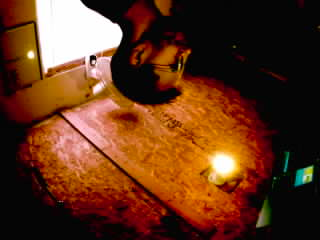
#> input picture tests/fixtures/vision-bench-2026-09-16/baseline_still/000.jpg, 320 x 240 px, given in place of 010.jpg, which was not available
$ python make_grey_pairs.py
#> lines starting #> are read from the running program, lines starting #| are printed output that depends on the picture; long printed decimals are rounded; pictures that were not available may be replaced by others from this repository, and a replacement may not be noted
### scripts/vision/classify.py
#!/usr/bin/env python3
"""Three-way frame classifier, and the regression check for its thresholds.

    python scripts/vision/classify.py              # report
    python scripts/vision/classify.py --check      # exit 1 if the numbers moved
    python scripts/vision/classify.py --scores     # per-pair scores, for the Rust port

Runs against `tests/fixtures/vision-bench-2026-09-16/`, 148 frames captured from
node `obc-esp32-s3-4b95f8` (LILYGO T-CameraPlus-S3 V1.1, OV5640) on 2026-09-16.

# Why this exists

The plan was a frame-difference score, and the obvious one does not work. Three
things in the same room produce a large whole-frame delta and only one of them
is a detection:

  * a lamp switching on  -- every pixel changes, nothing moved
  * the camera nudged    -- every pixel changes, the world is identical
  * a person walking in  -- the real event

A naive `mean|f - prev|` scores all three alike, and on this bench the first two
are the common case. A detector tuned without them reports a night of activity
that was one light switch -- the same alarm-fatigue failure the mesh escalations
already hit, arriving in the vision tier.

# What was measured, and what was refuted

Two illumination-normalising scores were proposed on physics and BOTH lost:

  norm   subtract each frame's mean      raw p50 7.65 -> norm p50 7.99. No help.
                                         Mean-subtraction cancels a uniform
                                         ADDITIVE shift; a lamp is a
                                         multiplicative gain landing unevenly,
                                         so there was nothing to cancel.
  gain   divide by each frame's mean     WORSE than doing nothing: 2.4x the
                                         quiet floor vs raw's 2.1x, and its
                                         fraction variant 3.6x. It amplified
                                         the thing it was meant to remove.

The winner was not proposed in advance: `frac` (how MANY pixels changed) for
presence, and `edge` (did STRUCTURE change) for what changed. Localisation and
structure, not brightness arithmetic.

# The floor

Baseline, 28 deltas of an empty bench, after discarding frame 000:

    raw   mean  2.62  p95  3.66  max  4.61
    edge  mean  2.49  p95  3.08  max  3.40
    frac  mean 0.041  p95 0.068  max 0.083

Frame 000 is discarded on purpose and it is a finding, not tidying: it read
brightness 62.9 against a steady 108.7-111.0, `raw` 80.6, 87% of pixels changed.
That is auto-exposure converging after the port-open reset. A detector armed at
boot calls it a major event every single boot, so the node must withhold
judgement until brightness settles and SAY it is warming up.

# Peaks, per labelled set

                     raw    frac    edge
    baseline         4.6   0.083     3.4
    light_change    14.7   0.309     3.3    <- edge at the floor: suppressed
    person          66.3   0.943     7.7
    camera_nudge   101.4   0.966    13.1

`frac` cannot separate person from nudge (0.943 vs 0.966). `edge` can, because a
lighting change leaves structure alone while a nudge moves every edge at once.

# Honest limits

148 frames, one bench, one afternoon, one lighting setup, one sensor. This is a
FIXTURE, not a validation. The thresholds below are measured, which beats tuned,
and they are still three numbers chosen to fit four recordings.

Known misclassifications, kept in the expected counts rather than smoothed away:

  * 3 `person` frames land in `light` (edge 4.02-4.19, just under the boundary).
    Under-reporting.
  * 2 `camera_nudge` frames land in `motion` at deltas 0 and 2 -- BEFORE the
    nudge at delta 3. Almost certainly a hand entering frame to reach the
    camera, in which case they are true motion and the SET LABEL is what is
    wrong. Not provable from these numbers, so it is recorded as an open
    question rather than excused.
  * `camera_nudge/024.jpg` scores edge 4.199912 against EDGE_LIGHT = 4.20:
    0.00009 inside `light`. Decoded by zune-jpeg instead of Pillow's libjpeg
    it scores 4.200503 and lands in `motion`. One of the counts above
    therefore depends on the JPEG library at the fourth decimal (found
    2026-10-13 porting this to Rust). The threshold sits in the noise of the
    decoder for at least one recorded frame; a node classifying sensor
    greyscale will have its own noise, which is one more reason its
    thresholds need their own measurement.

# The Rust port

`crates/obc-vision/src/motion.rs`, held to this fixture in CI by
`crates/obc-vision/tests/motion_fixture.rs`. Because of the decoder point
above, CI does not compare counts after decoding: `--scores` writes this
script's per-pair scores to `scores.txt` in the fixture, the Rust rule must
reproduce EXPECTED from those exactly, and Rust's own decode-and-score must
land within a small tolerance of them. Regenerate `scores.txt` only with an
explanation, as for EXPECTED.
"""

import os
import sys

import numpy as np
from PIL import Image

HERE = os.path.dirname(os.path.abspath(__file__))
ROOT = os.environ.get(
    "OBC_VISION_FIXTURE",
    os.path.join(HERE, "..", "..", "tests", "fixtures", "vision-bench-2026-09-16"),
)

# Thresholds, from the measured distributions above.
FRAC_HI = 0.35      # above light_change's max (0.309), well under person's p50 (0.652)
EDGE_LIGHT = 4.20   # above baseline max (3.40) and light_change max (3.28)
EDGE_NUDGE = 9.00   # between person max (7.66) and camera_nudge max (13.11)
PIXEL_EPS = 12.0    # grey levels

# What the fixture produced when the thresholds were set. A change here is a
# real change in behaviour and wants an explanation, not an update.
EXPECTED = {
    "baseline_still": {"quiet": 28, "light": 0, "motion": 0, "nudge": 0},
    "light_change": {"quiet": 38, "light": 0, "motion": 0, "nudge": 0},
    "person": {"quiet": 15, "light": 3, "motion": 20, "nudge": 0},
    "camera_nudge": {"quiet": 26, "light": 2, "motion": 2, "nudge": 8},
}
CLASSES = ["quiet", "light", "motion", "nudge"]


def load(path):
    with Image.open(path) as im:
        return np.asarray(im.convert("L"), dtype=np.float32)


def grad(a):
    gy = np.zeros_like(a)
    gx = np.zeros_like(a)
    gy[1:-1, :] = a[2:, :] - a[:-2, :]
    gx[:, 1:-1] = a[:, 2:] - a[:, :-2]
    return np.hypot(gx, gy)


def classify(prev, cur):
    """(class, frac, edge) for one frame pair. The whole rule is these 6 lines."""
    frac = float((np.abs(cur - prev) > PIXEL_EPS).mean())
    edge = float(np.abs(grad(cur) - grad(prev)).mean())
    if frac <= FRAC_HI:
        return "quiet", frac, edge
    if edge <= EDGE_LIGHT:
        return "light", frac, edge
    if edge >= EDGE_NUDGE:
        return "nudge", frac, edge
    return "motion", frac, edge


# [60 lines left out: functions counts_for, scores, main, not called in this run]


# [2 lines that do not run on import are left out]

### scripts/vision/make_grey_pairs.py
#!/usr/bin/env python3
"""Freeze a few real frame pairs as raw grey, with the reference scores.

    python scripts/vision/make_grey_pairs.py

Writes `tests/fixtures/vision-grey-pairs-2026-09-17/`:
    <label>_prev.gray, <label>_cur.gray   -- 8-bit grey, WIDTHxHEIGHT, row-major
    expected.json                          -- what classify.py scores them

# Why this exists

`firmware/obc-esp32-s3/src/detector_math.rs` is a second implementation of
`classify.py`. Two copies of one rule is the exact shape that let `camera.rs`
contradict its own `Cargo.toml` for weeks, unnoticed because nothing compared
them. `tests/firmware_detector_math.rs` compares them, and it needs pixels the
Rust side can read without a JPEG decoder.

# Why crops, and what that costs

These are 160x120 centre crops, not the full 320x240 frames. Eight full frames
would be 614 KB of incompressible-ish raw in the tree to answer a question that
does not need them: the test asks **do the two implementations agree on the same
pixels**, not **are the thresholds right**. The thresholds are the 148-frame
fixture's job.

So the numbers in `expected.json` are NOT the headline numbers in
`docs/VISION-DETECTOR-2026-09.md` -- different pixel count, different borders,
different crop of the scene. They are whatever the reference says about these
exact buffers, which is all the comparison requires. The labels are carried
through only to show the pairs span the interesting cases.
"""

import json
import os
import sys

import numpy as np
from PIL import Image

HERE = os.path.dirname(os.path.abspath(__file__))
REPO = os.path.abspath(os.path.join(HERE, "..", ".."))
SRC = os.path.join(REPO, "tests", "fixtures", "vision-bench-2026-09-16")
OUT = os.path.join(REPO, "tests", "fixtures", "vision-grey-pairs-2026-09-17")

sys.path.insert(0, HERE)
from classify import PIXEL_EPS, classify  # noqa: E402  (the reference itself)

CROP_W, CROP_H = 160, 120

# One pair per labelled set. The indices are the deltas that the 2026-09-16
# analysis found interesting: the peak frame of each set, and a quiet pair from
# the empty bench.
PAIRS = [
    ("baseline_still", 10, 11),
    ("light_change", 18, 19),
    ("person", 20, 21),
    ("camera_nudge", 3, 4),
]


def load_crop(label, index):
    path = os.path.join(SRC, label, f"{index:03d}.jpg")
    with Image.open(path) as im:
        a = np.asarray(im.convert("L"), dtype=np.uint8)
    h, w = a.shape
    y0 = (h - CROP_H) // 2
    x0 = (w - CROP_W) // 2
    return np.ascontiguousarray(a[y0:y0 + CROP_H, x0:x0 + CROP_W])


def main():
    if not os.path.isdir(SRC):
        print(f"source fixture not found: {SRC}")
        return 2
    os.makedirs(OUT, exist_ok=True)

    rows = []
    for label, i_prev, i_cur in PAIRS:
        prev = load_crop(label, i_prev)
#> in load_crop, im is the input picture: PIL image 320x240 RGB; mean R, G, B 96.8, 52.5, 27.6
#> in load_crop, `a = np.asarray(im.convert("L"), dtype=np.uint8)`:
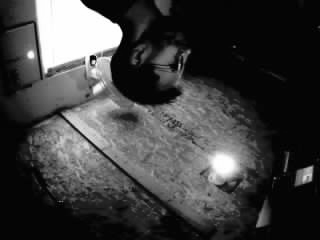
#> a: shape (240, 320); min 0, max 255, mean 62.9
        cur = load_crop(label, i_cur)
#> call 2 of load_crop, with label = 'baseline_still', index = 11
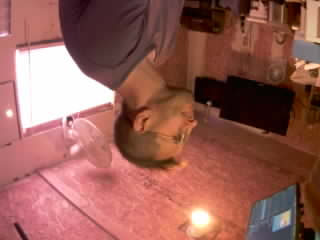
#> input picture tests/fixtures/vision-bench-2026-09-16/baseline_still/001.jpg, 320 x 240 px, given in place of 011.jpg, which was not available
#> in load_crop, im is the input picture: PIL image 320x240 RGB; mean R, G, B 150.3, 94.4, 85.8
#> in load_crop (call 2), `a = np.asarray(im.convert("L"), dtype=np.uint8)`:
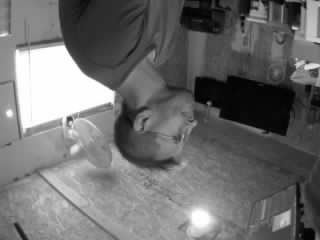
#> a: shape (240, 320); min 1, max 255, mean 110.2
#> in load_crop (call 2), `return np.ascontiguousarray(a[y0:y0 + CROP_H, x0:x0 + CROP_W])`:
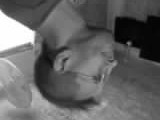
#> returned value: shape (120, 160); min 1, max 255, mean 100
        with open(os.path.join(OUT, f"{label}_prev.gray"), "wb") as fh:
            fh.write(prev.tobytes())
        with open(os.path.join(OUT, f"{label}_cur.gray"), "wb") as fh:
            fh.write(cur.tobytes())

        cls, frac, edge = classify(
            prev.astype(np.float32), cur.astype(np.float32)
        )
#> in classify, `frac = float((np.abs(cur - prev) > PIXEL_EPS).mean())`: frac = 0.855
#> in grad, `gy[1:-1, :] = a[2:, :] - a[:-2, :]`:
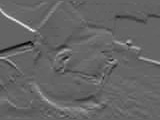
#> gy: shape (120, 160) float32; min -107, max 164, mean 0.9; drawn with min black and max white
#> in grad (call 2), `gy = np.zeros_like(a)`: gy: shape (120, 160) float32; every value is 0
#> in grad (call 2), `gx[:, 1:-1] = a[:, 2:] - a[:, :-2]`:
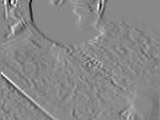
#> gx: shape (120, 160) float32; min -208, max 180, mean -0.9; drawn with min black and max white
#> in grad (call 2), `return np.hypot(gx, gy)`:
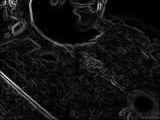
#> returned value: shape (120, 160) float32; min 0, max 225.9, mean 19
#> in classify, `edge = float(np.abs(grad(cur) - grad(prev)).mean())`: edge = 17.35
#> cls = 'nudge'; frac = 0.855; edge = 17.35
        rows.append({
            "label": label,
            "source": f"{label}/{i_prev:03d}.jpg -> {label}/{i_cur:03d}.jpg",
            "width": CROP_W,
            "height": CROP_H,
            "pixel_eps": PIXEL_EPS,
            "frac": frac,
            "edge": edge,
            "mean": float(cur.astype(np.float32).mean()),
            "class": cls,
        })
        print(f"  {label:16s} frac={frac:.6f} edge={edge:.6f} -> {cls}")
#|   baseline_still   frac=0.8552 edge=17.352 -> nudge

    meta = {
        "note": (
            "160x120 centre crops of tests/fixtures/vision-bench-2026-09-16. "
            "Scores are the reference implementation's (scripts/vision/classify.py) "
            "on these exact buffers -- NOT the full-frame numbers in "
            "docs/VISION-DETECTOR-2026-09.md. Regenerate with "
            "scripts/vision/make_grey_pairs.py."
        ),
        "pairs": rows,
    }
    with open(os.path.join(OUT, "expected.json"), "w", encoding="utf-8") as fh:
        json.dump(meta, fh, indent=2)
        fh.write("\n")
    print(f"\nwrote {len(rows)} pairs into {OUT}")
    return 0


if __name__ == "__main__":
#> (the run stopped early here; a loop or call above may not have finished)
